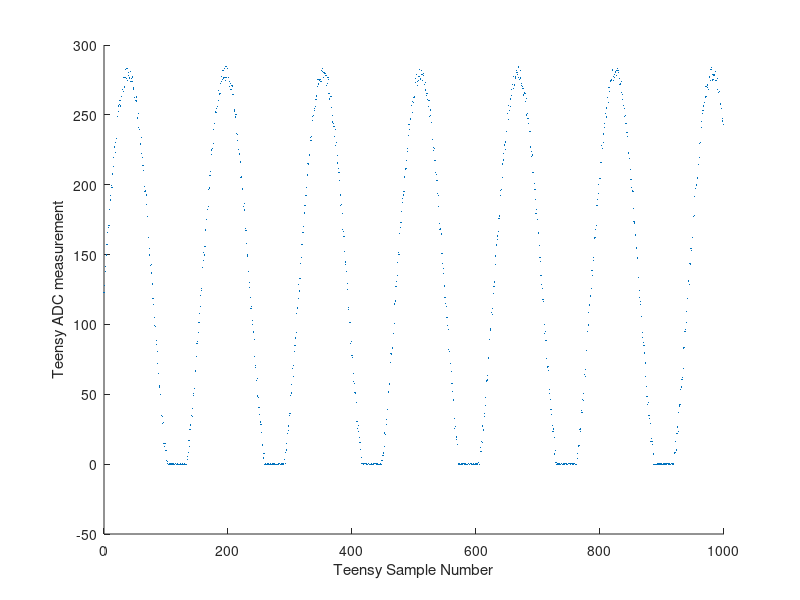

MATLAB code for this plot: (Note: this script raises an error after producing the figure.)
% logreader_lab01_obstacle.m
% Written by Luke Murphy (hmurphy@hmc.edu) 2026-01-28
% Last edited by Rai Wandeler (rwandeler@hmc.edu) 2026-02-03

clear;

readfile = false; %% TODO update when in lab to be true

if readfile
    filenum = '008'; % file number for the data you want to read
    infofile = strcat('INF', filenum, '.TXT');
    datafile = strcat('LOG', filenum, '.BIN');

    % map from datatype to length in bytes
    dataSizes.('float') = 4;
    dataSizes.('ulong') = 4;
    dataSizes.('int') = 4;
    dataSizes.('int32') = 4;
    dataSizes.('uint8') = 1;
    dataSizes.('uint16') = 2;
    dataSizes.('char') = 1;
    dataSizes.('bool') = 1;

    % read from info file to get log file structure
    fileID = fopen(infofile);
    items = textscan(fileID,'%s','Delimiter',',','EndOfLine','\r\n');
    fclose(fileID);
    [ncols,~] = size(items{1});
    ncols = ncols/2;
    varNames = items{1}(1:ncols)';
    varTypes = items{1}(ncols+1:end)';
    varLengths = zeros(size(varTypes));
    colLength = 256;
    for i = 1:numel(varTypes)
        varLengths(i) = dataSizes.(varTypes{i});
    end
    R = cell(1,numel(varNames));

    % read column-by-column from datafile
    fid = fopen(datafile,'rb');
    for i=1:numel(varTypes)
        %# seek to the first field of the first record
        fseek(fid, sum(varLengths(1:i-1)), 'bof');

        %# % read column with specified format, skipping required number of bytes
        R{i} = fread(fid, Inf, ['*' varTypes{i}], colLength-varLengths(i));
        eval(strcat(varNames{i},'=','R{',num2str(i),'};'));
    end
    fclose(fid);
else
    % For testing with sample data only
    xtesting = 0:1000;
    noise = 0.5-rand(1, length(xtesting));
    ytesting = 0.5 * sin(xtesting/25) + 0.4;
    ytesting = (ytesting*(2^10))/3.3; % testing teensy generators
    ytesting = ytesting+10*noise; % initial noise
    ytesting(ytesting<0) = 0;
    ytesting = ytesting+noise; % add extra noise arund 0v
end

%% Data Processing


%%  Plot

% Plot of Raw measurements
f = figure;
hold on
xlabel("Teensy Sample Number")
ylabel("Teensy ADC measurement")

plot(xtesting, ytesting, '.', 'MarkerSize',1)
yu = max(ytesting);
yl = min(ytesting);
yr = abs((yu-yl));
ym = mean(ytesting);
[pks, locs] = findpeaks(ytesting,xtesting,'MinPeakHeight',yu*0.95,'MinPeakProminence',yr/5); % find sin wave peaks of measured function
period_samples = diff(locs);
predicted_period = mean(period_samples);
model = fittype('a*sin(b*x+c)+d',dependent="y",independent="x",coefficients=["a" "b" "c" "d"]);
excludedPoints = find(ytesting <= yl+(0.01*yr)); % exclude all points within 1% of zero from fit
fittedmodel = fit(xtesting',ytesting',model,'start',[yr/2,(2*pi)/predicted_period,rand(),ym],'Exclude', excludedPoints);
plot(fittedmodel)
model_coeffs = coeffvalues(fittedmodel);
legend("Teensy ADC Measurement", "Predicted Voltage Signal")
hold off

%% Plot of measurements with voltage frequency conversion
%% TODO change below variables
signal_frequency = 100; % in Hz
signal_amplitude = 1; % Vp2p
sample_rate = predicted_period*signal_frequency; % sample rate in Hz

f = figure;
hold on
xlabel("Time [s]")
ylabel("Voltage [V]")

time = (xtesting/predicted_period)*(1/signal_frequency);
voltage = (ytesting/(2*model_coeffs(1)))*signal_amplitude;

plot(time, voltage, '.', 'MarkerSize',1)

% a sin(bx + c) + d
sin_a = model_coeffs(1)/(2*model_coeffs(1))*signal_amplitude;
sin_b = 2*pi*signal_frequency;
sin_c = (model_coeffs(2)/predicted_period)*(1/signal_frequency);
sin_d = (model_coeffs(4)/(2*model_coeffs(1)))*signal_amplitude;
y=sin_a*sin(sin_b*time+sin_c) + sin_d;
plot(time, y);
legend("Teensy ADC Measurement", "Predicted Voltage Signal")
hold off

disp("Measured Values:");
disp("Sample rate: " + sample_rate + " samples/sec")
disp("P2P voltage: " + 2*sin_a)
disp("RMS voltage: " + sin_a / sqrt(2))
